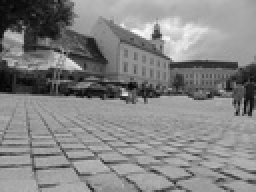
%> input picture EXE3/L7img/img.JPG, 128 x 96 px, shrunk from 500 x 375 before the run (shown 2 times larger)
$ octave main.m   (GNU Octave 9; MATLAB toolbox functions it lacks are replaced by stand-ins)
%> lines starting %> are read from the running program, lines starting %| are printed output that depends on the picture
%> further down, pozaUINT8 is the input picture: size 96x128x3 uint8; min 4, max 255, mean 132
### EXE3/laplace1.m
function out = laplace1(poza)

poza = rgb2gray(poza);
%> poza: size 96x128 double
poza = poza(:,:,1);

H2 = [0,1,0;1,-4,1;0,1,0];

[rows, cols,layers] = size(poza);
%> rows = 96; cols = 128; layers = 1
Y = double(zeros(rows, cols,layers));
newh2 = poza(:,:,1);

for i=2 : (rows-1)
    for j=2: (cols-1)
        newh2(i, j) = poza(i-1,j-1)*H2(1,1)+poza(i-1, j)*H2(1,2)+poza(i-1, j+1)*H2(1,3)+ poza(i ,j-1)*H2(2,1)+poza(i , j)*H2(2,2)+poza(i , j+1)*H2(2,3)+poza(i+1,j-1)*H2(3,1)+poza(i+1, j)*H2(3,2)+poza(i+1, j+1)*H2(3,3);
        Y(i,j) = newh2(i,j);
    end

end
out = Y;

### EXE3/laplace2.m
function out = laplace2(poza)

poza = rgb2gray(poza);
poza = poza(:,:,1);

H2 = [-1,-1,-1;-1,8,-1;-1,-1,-1];

[rows, cols,layers] = size(poza);
Y = double(zeros(rows, cols,layers));
newh2 = poza(:,:,1);

for i=2 : (rows-1)
    for j=2: (cols-1)
        newh2(i, j) = poza(i-1,j-1)*H2(1,1)+poza(i-1, j)*H2(1,2)+poza(i-1, j+1)*H2(1,3)+ poza(i ,j-1)*H2(2,1)+poza(i , j)*H2(2,2)+poza(i , j+1)*H2(2,3)+poza(i+1,j-1)*H2(3,1)+poza(i+1, j)*H2(3,2)+poza(i+1, j+1)*H2(3,3);
        Y(i,j) = newh2(i,j);
    end

end
out = Y;

### EXE3/prewitt.m
function out = prewitt(poza)

poza = rgb2gray(poza);
poza = poza(:,:,1);

P = [-1,-1,-1;0,0,0;1,1,1];
Q = [-1,0,1;-1,0,1;-1,0,1];

[rows, cols,layers] = size(poza);
Y = double(zeros(rows, cols,layers));
newp = poza(:,:,1);
newq = poza(:,:,1);

for i=2 : (rows-1)
    for j=2: (cols-1)
        newp(i, j) = poza(i-1,j-1)*P(1,1)+poza(i-1, j)*P(1,2)+poza(i-1, j+1)*P(1,3)+ poza(i ,j-1)*P(2,1)+poza(i , j)*P(2,2)+poza(i , j+1)*P(2,3)+poza(i+1,j-1)*P(3,1)+poza(i+1, j)*P(3,2)+poza(i+1, j+1)*P(3,3);
        newq(i, j) = poza(i-1,j-1)*Q(1,1)+poza(i-1, j)*Q(1,2)+poza(i-1, j+1)*Q(1,3)+ poza(i ,j-1)*Q(2,1)+poza(i , j)*Q(2,2)+poza(i , j+1)*Q(2,3)+poza(i+1,j-1)*Q(3,1)+poza(i+1, j)*Q(3,2)+poza(i+1, j+1)*Q(3,3);
         Y(i,j) = sqrt( newp(i,j) * newp(i,j) + newq(i,j)*newq(i,j) );
    end

end
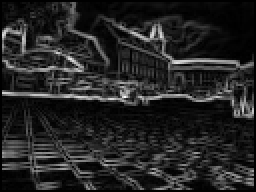
%> Y: size 96x128 double (shown 2 times larger); min 0, max 2.03, mean 0.292; drawn with min black and max white
out = Y;

### EXE3/sobel.m
function out = sobel(poza)

poza = rgb2gray(poza);
poza = poza(:,:,1);

P = [-1,-2,-1;0,0,0;1,2,1];
Q = [-1,0,1;-2,0,2;-1,0,1];

[rows, cols,layers] = size(poza);
Y = double(zeros(rows, cols,layers));
newp = poza(:,:,1);
newq = poza(:,:,1);

for i=2 : (rows-1)
    for j=2: (cols-1)
        newp(i, j) = poza(i-1,j-1)*P(1,1)+poza(i-1, j)*P(1,2)+poza(i-1, j+1)*P(1,3)+ poza(i ,j-1)*P(2,1)+poza(i , j)*P(2,2)+poza(i , j+1)*P(2,3)+poza(i+1,j-1)*P(3,1)+poza(i+1, j)*P(3,2)+poza(i+1, j+1)*P(3,3);
        newq(i, j) = poza(i-1,j-1)*Q(1,1)+poza(i-1, j)*Q(1,2)+poza(i-1, j+1)*Q(1,3)+ poza(i ,j-1)*Q(2,1)+poza(i , j)*Q(2,2)+poza(i , j+1)*Q(2,3)+poza(i+1,j-1)*Q(3,1)+poza(i+1, j)*Q(3,2)+poza(i+1, j+1)*Q(3,3);
         Y(i,j) = sqrt( newp(i,j) * newp(i,j) + newq(i,j)*newq(i,j) );
    end

end
out = Y;

### EXE3/kirsch.m
function out = kirsch(poza)

poza = rgb2gray(poza);
poza = poza(:,:,1);

H1 = [-1,0,1;-1,0,1;-1,0,1];
H2 = [0,1,1;-1,0,1;-1,-1,0];
H3 = [1,1,1;0,0,0;-1,-1,1];
H4 = [1,1,0;1,0,-1;0,-1,-1];
H5 = [1,0,-1;1,0,-1;1,0,-1];
H6 = [0,-1,-1;1,0,-1;1,1,0];
H7 = [-1,-1,-1;0,0,0;1,1,1];
H8 = [-1,-1,0;-1,0,1;0,1,1];

[rows, cols,layers] = size(poza);
Y = double(zeros(rows, cols,layers));
G = double(zeros(rows, cols,layers));
newh1 = poza(:,:,1);
newh2 = poza(:,:,1);
newh3 = poza(:,:,1);
newh4 = poza(:,:,1);
newh5 = poza(:,:,1);
newh6 = poza(:,:,1);
newh7 = poza(:,:,1);
newh8 = poza(:,:,1);

for i=2 : (rows-1)
    for j=2: (cols-1)
        newh1(i, j) = poza(i-1,j-1)*H1(1,1)+poza(i-1, j)*H1(1,2)+poza(i-1, j+1)*H1(1,3)+ poza(i ,j-1)*H1(2,1)+poza(i , j)*H1(2,2)+poza(i , j+1)*H1(2,3)+poza(i+1,j-1)*H1(3,1)+poza(i+1, j)*H1(3,2)+poza(i+1, j+1)*H1(3,3);
        newh2(i, j) = poza(i-1,j-1)*H2(1,1)+poza(i-1, j)*H2(1,2)+poza(i-1, j+1)*H2(1,3)+ poza(i ,j-1)*H2(2,1)+poza(i , j)*H2(2,2)+poza(i , j+1)*H2(2,3)+poza(i+1,j-1)*H2(3,1)+poza(i+1, j)*H2(3,2)+poza(i+1, j+1)*H2(3,3);
        newh3(i, j) = poza(i-1,j-1)*H3(1,1)+poza(i-1, j)*H3(1,2)+poza(i-1, j+1)*H3(1,3)+ poza(i ,j-1)*H3(2,1)+poza(i , j)*H3(2,2)+poza(i , j+1)*H3(2,3)+poza(i+1,j-1)*H3(3,1)+poza(i+1, j)*H3(3,2)+poza(i+1, j+1)*H3(3,3);
        newh4(i, j) = poza(i-1,j-1)*H4(1,1)+poza(i-1, j)*H4(1,2)+poza(i-1, j+1)*H4(1,3)+ poza(i ,j-1)*H4(2,1)+poza(i , j)*H4(2,2)+poza(i , j+1)*H4(2,3)+poza(i+1,j-1)*H4(3,1)+poza(i+1, j)*H4(3,2)+poza(i+1, j+1)*H4(3,3);
        newh5(i, j) = poza(i-1,j-1)*H5(1,1)+poza(i-1, j)*H5(1,2)+poza(i-1, j+1)*H5(1,3)+ poza(i ,j-1)*H5(2,1)+poza(i , j)*H5(2,2)+poza(i , j+1)*H5(2,3)+poza(i+1,j-1)*H5(3,1)+poza(i+1, j)*H5(3,2)+poza(i+1, j+1)*H5(3,3);
        newh6(i, j) = poza(i-1,j-1)*H6(1,1)+poza(i-1, j)*H6(1,2)+poza(i-1, j+1)*H6(1,3)+ poza(i ,j-1)*H6(2,1)+poza(i , j)*H6(2,2)+poza(i , j+1)*H6(2,3)+poza(i+1,j-1)*H6(3,1)+poza(i+1, j)*H6(3,2)+poza(i+1, j+1)*H6(3,3);
        newh7(i, j) = poza(i-1,j-1)*H7(1,1)+poza(i-1, j)*H7(1,2)+poza(i-1, j+1)*H7(1,3)+ poza(i ,j-1)*H7(2,1)+poza(i , j)*H7(2,2)+poza(i , j+1)*H7(2,3)+poza(i+1,j-1)*H7(3,1)+poza(i+1, j)*H7(3,2)+poza(i+1, j+1)*H7(3,3);
        newh8(i, j) = poza(i-1,j-1)*H8(1,1)+poza(i-1, j)*H8(1,2)+poza(i-1, j+1)*H8(1,3)+ poza(i ,j-1)*H8(2,1)+poza(i , j)*H8(2,2)+poza(i , j+1)*H8(2,3)+poza(i+1,j-1)*H8(3,1)+poza(i+1, j)*H8(3,2)+poza(i+1, j+1)*H8(3,3);
        G(i,j) = max(newh1(i,j), newh2(i,j));
        G(i,j) = max(Y(i,j), newh3(i,j));
        G(i,j) = max(Y(i,j), newh4(i,j));
        G(i,j) = max(Y(i,j), newh5(i,j));
        G(i,j) = max(Y(i,j), newh6(i,j));
        G(i,j) = max(Y(i,j), newh7(i,j));
        G(i,j) = max(Y(i,j), newh8(i,j));
        Y(i,j) = G(i,j);
    end
end
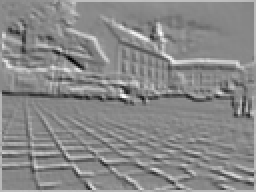
%> newh2: size 96x128 double (shown 2 times larger); min -1.77, max 1.56, mean 0.0214; drawn with min black and max white
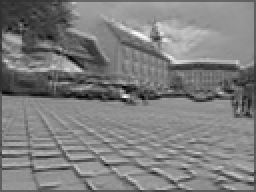
%> newh3: size 96x128 double (shown 2 times larger); min -0.576, max 2.64, mean 1.02; drawn with min black and max white
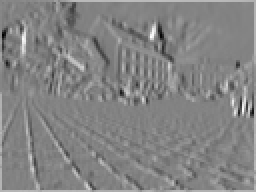
%> newh5: size 96x128 double (shown 2 times larger); min -1.71, max 1.63, mean 0.0126; drawn with min black and max white
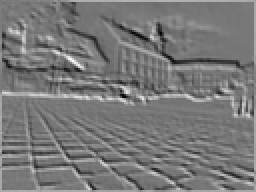
%> newh6: size 96x128 double (shown 2 times larger); min -1.56, max 1.77, mean 0.0152; drawn with min black and max white
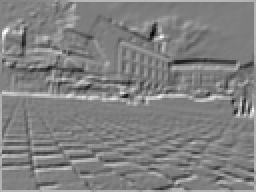
%> newh8: size 96x128 double (shown 2 times larger); min -1.61, max 1.62, mean 0.0229; drawn with min black and max white
out = Y;

### EXE3/main.m
clear all; close all;  clc;

pozaUINT8 = imread('L7img\img.jpg');
poza = double(pozaUINT8)/255;
figure(1); imshow(poza);

f1 = laplace1(poza);
figure(2); imshow(f1);

f1 = laplace2(poza);
figure(3); imshow(f1);

f1 = prewitt(poza);
figure(4); imshow(f1);

f1 = sobel(poza);
figure(5); imshow(f1);

f1 = kirsch(poza);
figure(6); imshow(f1);
%> after `imshow(f1)`:
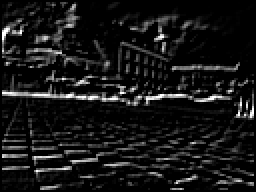
%> displayed picture: size 96x128, on the screen's scale of 0 to 255 (shown 2 times larger); min 0, max 255, mean 22.5
